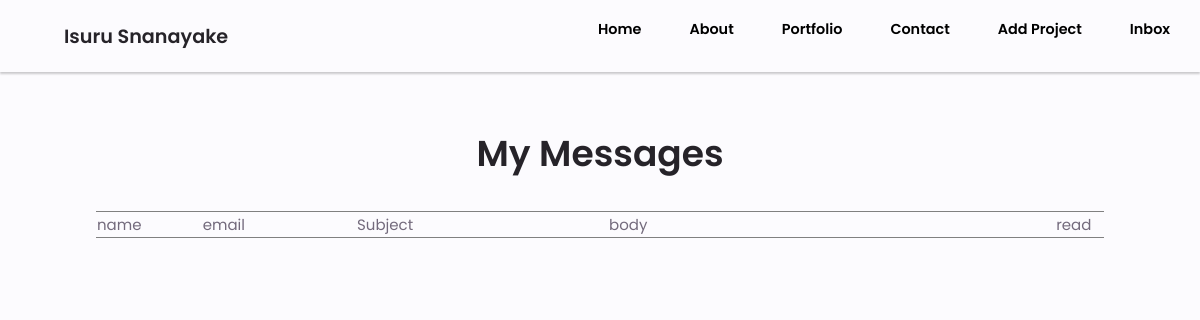
Before: /inbox/ with the older database file.
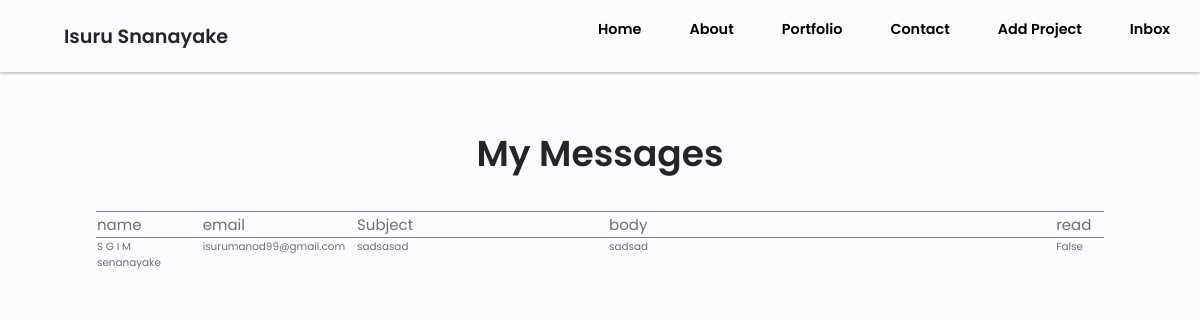
After: the same page with the newer database file.
### portfolio/models.py (models this page shows, shortened)
class Messages(models.Model):
    name = models.CharField(max_length=200,null=True)
    email = models.EmailField(null=True,blank=True)
    subject = models.CharField(max_length=200,null=True)
    body = models.TextField(null=True)
    is_read = models.BooleanField(default=False,)
    created = models.DateTimeField(auto_now_add=True)

### portfolio/views.py (the view)
# urls.py: path('inbox/', views.inbox, name="inbox"),
def inbox(request):
    messages = Messages.objects.all()
    context = {"messages": messages}
    return render(request, "inbox.html", context)

### templates/inbox.html
{% extends "main.html" %}
{% load static %}
{% block content %}
    <section class="contact section">
        <div class="inbox-form-container">
            <h1 class="section-title">My Messages</h1>
            <table width="100%" class="inbox-table">
                <thead>
                <tr>
                    <td class="inbox-name">name</td>
                    <td class="inbox-email">email</td>
                    <td class="inbox-Subject">Subject</td>
                    <td class="inbox-body">body</td>
                    <td class="inbox-read">read</td>
                </tr>
                </thead>
                <tbody>
                {% for message in  messages %}
                    <tr class="table-row">
                    <td class="inbox-name">{{ message.name }}</td>
                    <td class="inbox-email">{{ message.email }}</td>
                    <td class="inbox-Subject">{{ message.subject }}</td>
                    <td class="inbox-body">{{ message.body }}</td>
                    <td class="inbox-read">{{ message.is_read }}</td>
                    </tr>
                {% endfor %}
                </tbody>
            </table>
        </div>
    </section>
{% endblock %}

### templates/main.html (shortened to what this page needs)
<!DOCTYPE html>
{% load static %}
<html>
<head>
    <link rel="stylesheet" type="text/css" href="{% static "css/style.css" %}">
    <link rel="stylesheet" href="https://unicons.iconscout.com/release/v4.0.8/css/line.css">
</head>
<body>
<header class="header" id="header">
    <nav class="nav">
        <a href="#" class="nav-logo">Isuru Snanayake</a>
        <div class="nav-menu" id="nav-menu">
            <ul class="nav-list grid">
                <li class="nav-item">
                    <a href="{% url "home" %}" class="nav-link">
                        Home</a>
                </li>
                <li class="nav-item">
                    <a href="#about" class="nav-link">
                        About</a>
                </li>
                <li class="nav-item">
                    <a href="{% url "projects" %}" class="nav-link">
                        Portfolio</a>
                </li>
                <li class="nav-item">
                    <a href="{% url "contact-form" %}" class="nav-link">
                        Contact </a>
                </li>
                <li class="nav-item">
                    <a href="{% url "create-project" %}" class="nav-link">
                        Add Project </a>
                </li>
                <li class="nav-item">
                    <a href="{% url "inbox" %}" class="nav-link">
                        Inbox </a>
                </li>
            </ul>
        </div>
    </nav>
</header>
{% block content %}{% endblock %}
</body>
</html>

### static/css/style.css (style rules this page uses)
:root { --header-height: 3rem; --hue-color: 270; --first-color: hsl(var(--hue-color), 69%, 61%); --first-color-second: hsl(var(--hue-color), 69%, 61%); --first-color-alt: hsl(var(--hue-color), 57%, 53%); --first-color-lighter: hsl(var(--hue-color), 92%, 85%); --title-color: hsl(var(--hue-color), 8%, 15%); --text-color: hsl(var(--hue-color), 8%, 45%); --text-color-light: hsl(var(--hue-color), 8%, 65%); --input-color: hsl(var(--hue-color), 70%, 96%); --body-color: hsl(var(--hue-color), 60%, 99%); --container-color: #fff; --scroll-bar-color: hsl(var(--hue-color), 12%, 90%); --scroll-thumb-color: hsl(var(--hue-color), 12%, 80%); --body-font: 'Poppins', sans-serif; --big-font-size: 2rem; --h1-font-size: 1.5rem; --h2-font-size: 1.25rem; --h3-font-size: 1.125rem; --normal-font-size: .938rem; --small-font-size: .813rem; --smaller-font-size: .75rem; }
* { box-sizing: border-box; }
body { margin: 0; font-family: var(--body-font); font-size: var(--normal-font-size); background: var(--body-color); color: var(--text-color); }
h1, h2, h3, h4 { color: var(--title-color); font-weight: 600; }
a { text-decoration: none; }
ul { list-style: none; }
.section { padding: 0; }
.section-title { font-size: 2.25rem; color: var(--title-color); }
.section-subtitle, .section-title { text-align: center; }
.grid { display: grid; gap: 24px; }
header { position: fixed; top: 0; left: 0; width: 100%; background: var(--body-color); z-index: 100; transition: 0.4s; box-shadow: 0 2px 2px rgba(0, 0, 0, 0.2); }
.nav { height: 3rem; display: flex; justify-content: space-between; align-items: center; margin: 0 16px; }
.nav-menu { position: fixed; bottom: 0; left: 0; background: #faf7f7; box-shadow: 0 -12px 12px rgba(0, 0, 0, 0.2); width: 100%; height: 4rem; display: grid; align-items: center; border-radius: 1rem 1rem 0 0; transition: 0.4s; padding-bottom: 4rem; }
.nav-list, .nav-link { display: flex; }
.nav-link { flex-direction: column; align-items: center; font-weight: 600; font-size: 0.65rem; color: black; padding: 0; }
.nav-list { justify-content: space-around; }
.nav-link { font-size: 0.9rem; }
.nav-toggle, .nav-logo { color: var(--title-color); font-weight: 600; }
.nav-logo { font-size: 1.2rem; }
.inbox-form-container { margin: 0 6rem 12rem; }
.inbox-table { width: 100%; border-collapse: collapse; table-layout: fixed; }
.inbox-table thead { border: 1px solid grey; border-left: none; border-right: none; }
.inbox-table tr { display: flex; height: max-content; gap: 1rem; }
.inbox-table tbody { font-size: 0.65rem; }
.inbox-table tr { display: flex; height:max-content; gap: 0.5rem; }
.inbox-name { width: 10%; }
.inbox-email { width: 15%; text-align: start; }
.inbox-read { width: 5%; }
.inbox-Subject { width: 25%; text-align: start; }
.inbox-body { width: 45%; text-align: start; }
@media (min-width: 568px) { .nav-list { justify-content: center; column-gap: 3rem; } }
@media (min-width: 800px) { .section { padding: 96px 0 32px; } }
@media (min-width: 800px) { .nav { width: 100%; margin: 0 64px; display: flex; flex-direction: row; justify-content: space-between; height: 4.5rem; align-items: center; } }
@media (min-width: 800px) { .nav-menu { align-items: center; max-width: 800px; position: relative; top: 0; right: 0; box-shadow: none !important; background: transparent !important; } }

Changed rows visible on the page:
added Messages: name "S G I M senanayake", email "isurumanod99@gmail.com", subject "sadsasad", body "sadsad", is_read "False"
